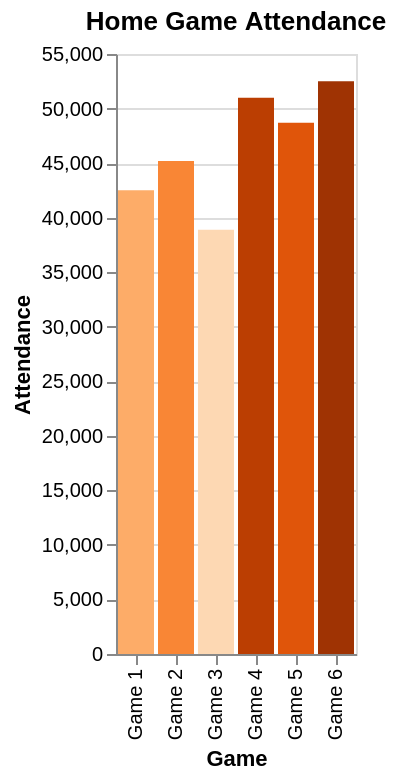

Specify this chart in Vega-Lite:
### Vega-Lite specification from a JSON file in a GitHub repository (floating-point values rounded to 4 significant figures)
{"$schema": "https://vega.github.io/schema/vega-lite/v5.json", "description": "Stadium attendance figures", "data": {"values": [{"game": "Game 1", "attendance": 42500}, {"game": "Game 2", "attendance": 45200}, {"game": "Game 3", "attendance": 38900}, {"game": "Game 4", "attendance": 51000}, {"game": "Game 5", "attendance": 48700}, {"game": "Game 6", "attendance": 52500}]}, "mark": "bar", "encoding": {"x": {"field": "game", "type": "ordinal", "axis": {"title": "Game"}}, "y": {"field": "attendance", "type": "quantitative", "axis": {"title": "Attendance", "format": ",.0f"}}, "color": {"field": "attendance", "type": "quantitative", "scale": {"scheme": "oranges"}, "legend": null}}, "title": "Home Game Attendance"}
